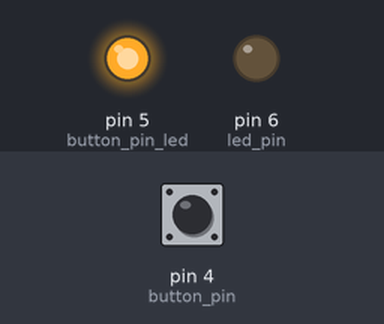
A sketch run on a simulated Arduino Uno, built with avr-gcc and run on an emulated ATmega328P. Shown: output pins drawn as LEDs (lit = HIGH). The test bench sets the inputs (shaded band); at power-on: pin 4 (button_pin) HIGH.

Above: at 1.2 s.
1.3 s: pin 4 (button_pin) pulled LOW for 0.15 s
At 2.1 s:
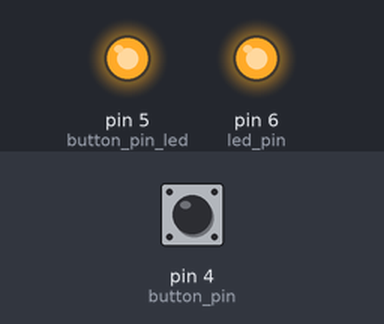
2.9 s: pin 4 (button_pin) pulled LOW for 1 s
At 3.3 s:
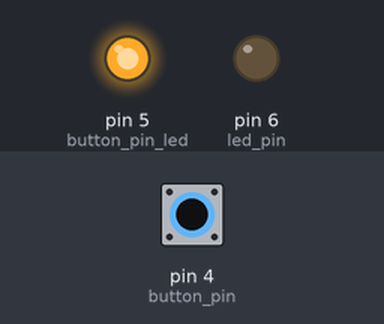
5.4 s: pin 4 (button_pin) pulled LOW for 3.2 s
At 6.4 s:
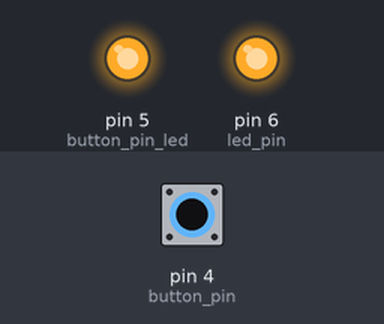
Timing chart, 0 to 8.4 s (numbered marks = the images above; inputs shaded):
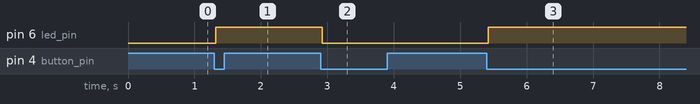

The sketch:

Button_Test.ino
```cpp
#include <Bounce2.h>

#define button_pin 4
#define button_pin_led 5
#define led_pin 6

int ledState = LOW;

Bounce b = Bounce(); //instantiate object button

void setup() {
b.attach(button_pin,INPUT_PULLUP);
b.interval(25); //debounce interval 25 milliseconds

pinMode(button_pin_led, OUTPUT);
digitalWrite(button_pin_led,HIGH);

pinMode(led_pin, OUTPUT);
digitalWrite(led_pin,ledState);
}

void loop() {
  b.update();
  if (b.fell()){ //call code if button transtion from high to low
    ledState = !ledState; //toggle the led state
    digitalWrite(led_pin,ledState);
  }
}
```

Measured:
- after the input at 1.3 s, pin 6 (led_pin): LOW → HIGH at once
- after the input at 2.9 s, pin 6 (led_pin): HIGH → LOW at once
- after the input at 5.4 s, pin 6 (led_pin): LOW → HIGH at once
